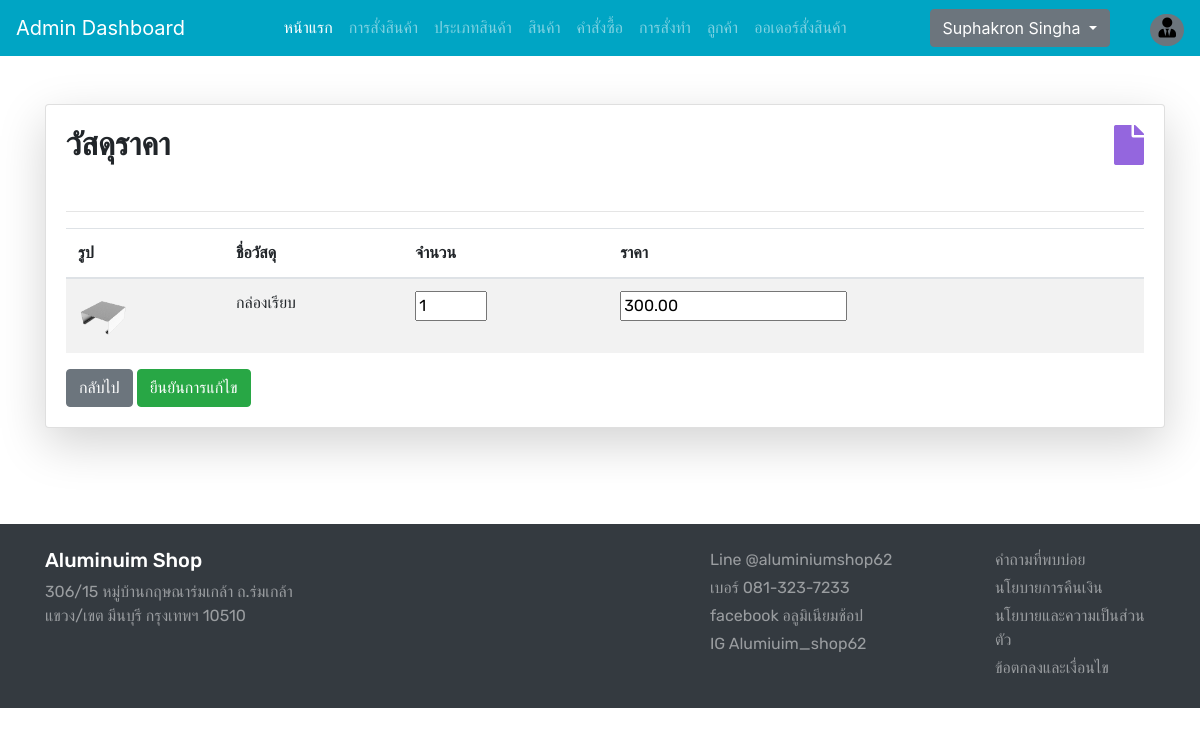
Screenshot of /admin/adminmadeOrderdetail1.php?id=16 (signed in) with the database file from the repository.
### tables this page shows
CREATE TABLE `made_order_details` (
  `id` int(11) NOT NULL,
  `made_id` varchar(255) NOT NULL,
  `blue_id` int(11) NOT NULL,
  `item_id` int(11) NOT NULL,
  `MD_price` double(10,2) NOT NULL,
  `MD_Qty` int(11) NOT NULL
);

CREATE TABLE `product` (
  `item_id` int(11) NOT NULL,
  `item_brand` int(11) NOT NULL,
  `item_name` varchar(255) NOT NULL,
  `item_price` double(10,2) NOT NULL,
  `item_image` varchar(255) NOT NULL,
  `item_register` datetime DEFAULT NULL,
  `item_qty` int(11) NOT NULL
);

### functions.php (called while the page is built, shortened)
<?php
require ('database/DBController.php');
require ('database/Admin.php');
$db = new DBController();
$adminuser = new Admin($db);

### database/Admin.php (called while the page is built, shortened)
<?php
class Admin
{
    public $db = null;
    public function __construct(DBController $db)
    {
        $this->db = $db;
    }
    public function madedetailadmin($id) {
        $result = mysqli_query($this->db->con,"SELECT made_order_details.id, made_order_details.made_id, product.item_image, product.item_name, made_order_details.MD_price, made_order_details.MD_Qty FROM made_order_details
        INNER JOIN product ON made_order_details.item_id = product.item_id
        WHERE made_order_details.id ='$id'");
        return $result;
    }
}

### database/DBController.php (called while the page is built, shortened)
<?php
class DBController
{
    protected $host = 'localhost';
    protected $user = 'root';
    protected $password = '';
    protected $database = "project";
    public function __construct()
    {
        $this->con = mysqli_connect($this->host, $this->user, $this->password, $this->database);
    }
}

### admin/adminmadeOrderdetail1.php (the view, shortened to what this page needs)
<?php
    if ($_SESSION['admin_id'] == "") {
        header("location: adminlogin.php");
    } else {
?>
<?php
include ('adminheader.php');
?>
<br>
<br>
<div class="container">
        <div class="row">
            <div class="col-md-3">
                <div class="card shadow-lg p-30 card-responsive" style="width: 70rem;">
                    <div class="card-body">
                        <div class="font-rubik ">
                            <div class="float-right">
                                <span><i class="fa fa-file" style="color:#9466de; font-size: 2.5em;"></i></span>
                                </div>
                                <h2><strong>วัสดุราคา</strong></h2>
                                <br>
                                <hr>
                                <table class="table table-striped">
                                    <thead>
                                        <th>รูป</th>
                                        <th>ชื่อวัสดุ</th>
                                        <th>จำนวน</th>
                                        <th>ราคา</th>
                                    </thead>
                                    <?php
                                        $id = $_GET['id'];
                                        $sql = $adminuser->madedetailadmin($id);
                                        while($row1 = mysqli_fetch_array($sql)) {
                                    ?>
                                    <tbody>
                                        <tr>
                                        <form action="adminmadecheckupdate.php" method="post">
                                            <td><img src="../<?php echo $row1['item_image']; ?>" width="50px" height="50px" alt=" "></td>
                                            <td><?php echo $row1['item_name']; ?></td>
                                            <td><input type="number" value="<?php echo $row1['MD_Qty']; ?>" name="MD_Qty" min='1' max='500'></td>
                                            <td><input type="number" value="<?php echo $row1['MD_price']; ?>" name="MD_price"></td>
                                        </tr>
                                    </tbody>
                                </table>
                                <a href="adminmadeOrderdetail.php?id=<?php echo $row1['made_id']; ?>" class="btn btn-secondary">กลับไป</a>
                                <button type="submit" name="submit" id="submit" class="btn btn-success">ยืนยันการแก้ไข</button>
                                <?php
                                    }
                                ?>
                            </div>
                        </div>
                    </div>
                </div>
            </div>
        </div>
<br>
<br>
<br>
<br>
<?php
include ('adminfooter.php');
?>
<?php
    }
?>

### style.css (style rules this page uses)
button, button:focus { outline: none !important; box-shadow: none !important; }
.font-rubik { font-family: "Rubik", cursive; }

### admin/adminmadeOrderdetail1.php (style rules this page uses)
body { background-image: url("./yousef-espanioly-c9Bh_Wf3aUw-unsplash.jpg"); background-size: cover; background-repeat: no-repeat; width: 100%; height: 100%; }

### rows the page displays
made_order_details: item.item_image (picture), item.item_name "กล่องเรียบ", MD_Qty "1", MD_price "300.00"

### other values shown
$_SESSION['A_fullname'] "Suphakron Singha"
